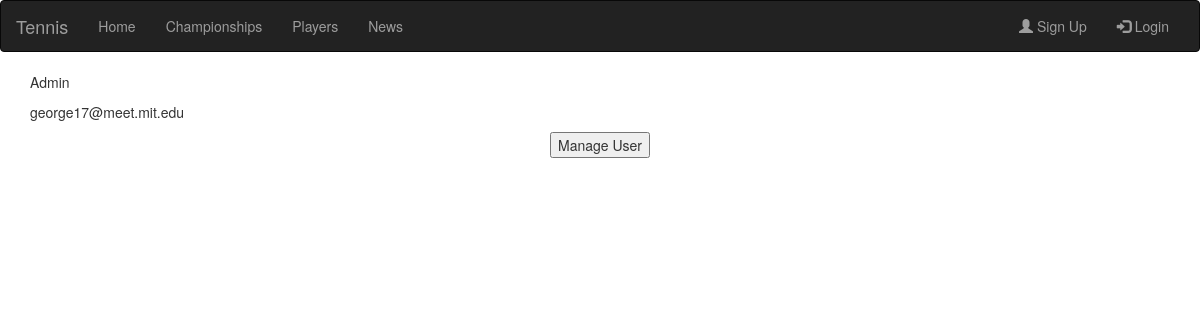
Page /acp/members on the earlier database version.
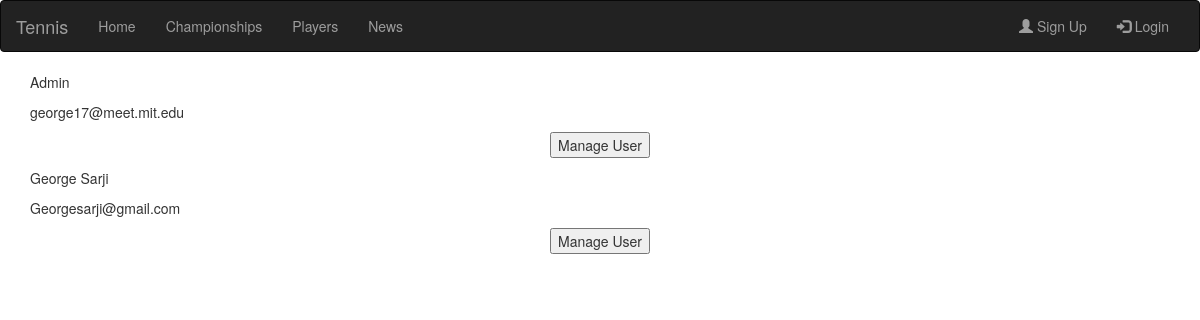
Same page on the later database version.
### database_setup.py (models this page shows, shortened)
class User(Base):
    __tablename__ = 'user'
    id = Column(Integer, primary_key=True)
    name = Column(String(255))
    country = Column(String(255))
    email = Column(String(255), unique=True)
    photo = Column(String(255), unique=True)
    password_hash = Column(String(255))
    gender=Column(String)
    dob=Column(Date)
    admin=Column(Boolean)

### web_app.py (the view)
@app.route('/acp/members')
def ManageUsers():
	users=dbsession.query(User).all()
	return render_template('ManageUsers.html', users=users)

### templates/ManageUsers.html (shortened to what this page needs)
{% extends "layout.html" %}
{% block body %}
{% for user in users %}
<form action="{{url_for('ManageUser', id=user.id )}}" method="get">
	<p>{{user.name}}</p>
	<p>{{user.email}}</p>
	<p><center><input type="submit" value="Manage User"></center></p>
</form>
{% endfor %}
{% endblock %}

Differences in the rows shown:
added User: name "George Sarji", email "Georgesarji@gmail.com"
